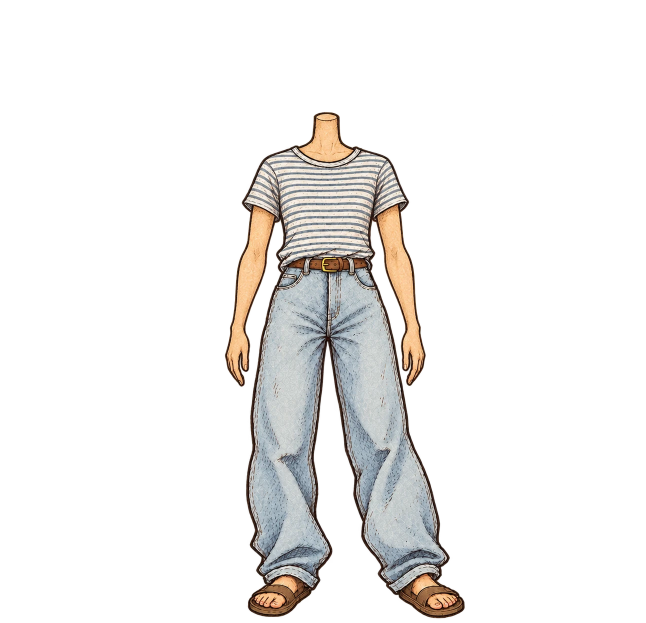
#> input picture assets/figure/poses/down.webp, 1292 x 1246 px, found by its file name (shown at 1/2 size)
$ python build_suit.py
#> lines starting #> are read from the running program, lines starting #| are printed output that depends on the picture; after the words box and inside, x2 and y2 are one past the last pixel; in counts of white or black regions, pixels touching at a corner belong together
# Готовит костюм (экраны Context / политика) из рисунков process/source/suit-*.png:
# подгоняет под размер фигуры в джинсах (поза down), пишет в assets/figure/suit/
# и печатает блок "suit" для figure.json. Для позы down ещё печатает клетки,
# на которые костюм рассыпается.
# Запуск: python3 tools/build_suit.py (нужны pillow, numpy)
import json, numpy as np
from PIL import Image

SRC = 'process/source/'; OUT = 'assets/figure/suit/'
CANVAS = (1292, 1246)
SOLE_Y, NECK_X = 1234, 645
POSES = ['up', 'wave', 'down']
PAD = {'up': 180, 'wave': 180, 'down': 0}   # запас по бокам холста для рук, px
CELL = 46                                    # размер «квадратика» при рассыпании, px холста

def shoulders(al, top):
    """Линия плеч (первая строка ниже шеи, где фигура резко шире) и ширина фигуры чуть ниже."""
    w = lambda y: (lambda xs: xs.max() - xs.min() if len(xs) else 0)(np.where(al[y])[0])
    neck_w = w(top + 20)
    y = next(y for y in range(top + 20, top + 400) if w(y) > neck_w * 4)
    return y, w(y + 60)

# эталон: фигура в джинсах, руки вниз
ja = np.array(Image.open('assets/figure/poses/down.webp').convert('RGBA'))[..., 3] > 128
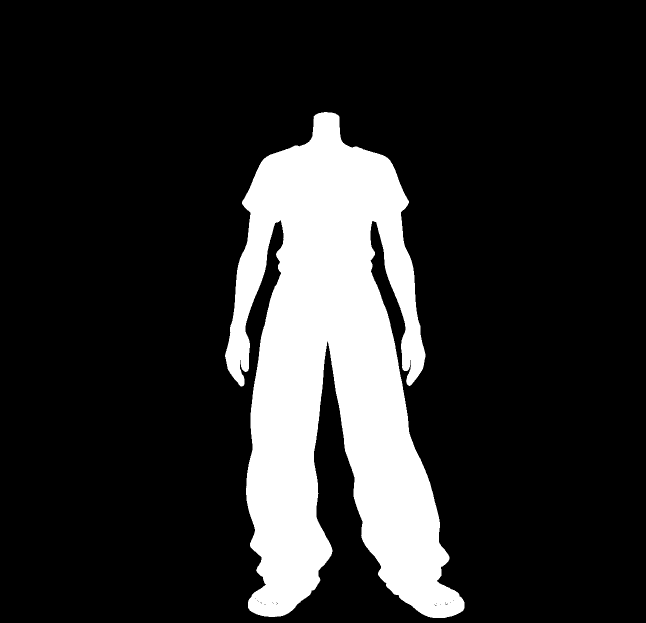
#> ja: shape (1246, 1292) bool (shown at 1/2 size); 16.9% white; 1 white region, box (x1, y1, x2, y2) and area: (450, 224, 929, 1236) 271586
jtop = next(y for y in range(len(ja)) if ja[y, 560:740].sum() > 5)
#> jtop = 224
J_SH_Y, J_SH_W = shoulders(ja, jtop)
#> in shoulders, `neck_w = w(top + 20)`: neck_w = 51
#> in shoulders, `y = next(y for y in range(top + 20, top + 400) if w(y) > neck_w * 4)`: y = 307
#> J_SH_Y = 307; J_SH_W = 296
J_NECK = 307.0                                # куда садится голова у позы down (figure.json)

# масштаб по позе down костюма — тот же для всех поз (рисунки в одном масштабе)
d = np.array(Image.open(SRC + 'suit-down.png').convert('RGBA'))[..., 3] > 128
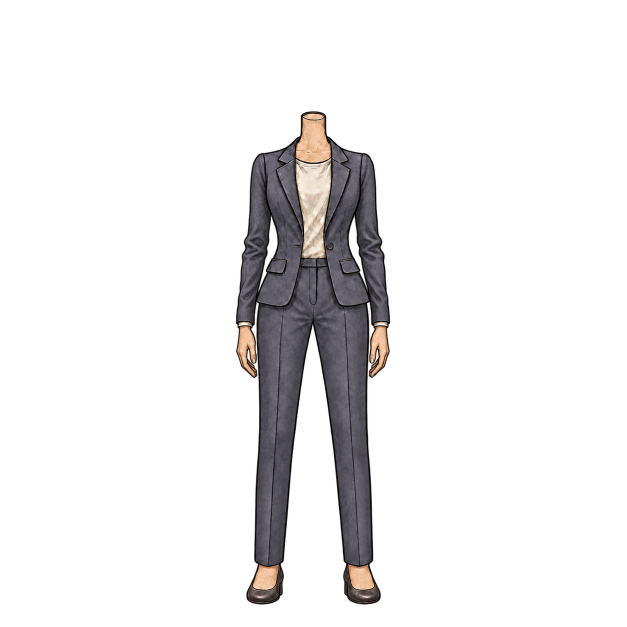
#> input picture process/source/suit-down.png, 1254 x 1254 px, found by its file name (shown at 1/2 size)
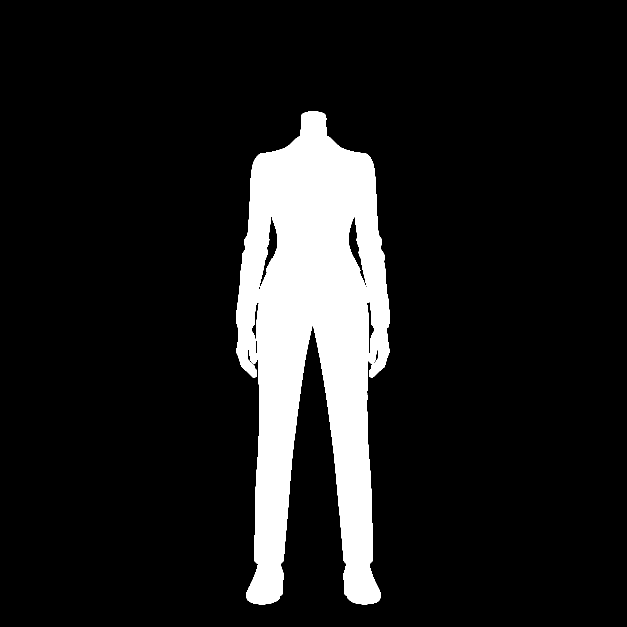
#> d: shape (1254, 1254) bool (shown at 1/2 size); 11.8% white; 1 white region, box (x1, y1, x2, y2) and area: (472, 223, 780, 1209) 185193
dys = np.where(d.any(1))[0]; dtop = next(y for y in range(len(d)) if d[y, 520:740].sum() > 5)
#> after `dys = np.where(d.any(1))[0]`: dys = 986 values from 223 to 1208
#> after `dtop = next((y for y in range(len(d)) if d[y, 520:740].sum() > 5))`: dtop = 223
D_SH_Y, D_SH_W = shoulders(d, dtop)
#> D_SH_Y = 306; D_SH_W = 250
SY = (SOLE_Y - J_SH_Y) / (dys.max() - D_SH_Y)  # плечи на той же высоте
#> SY = 1.03
SX = J_SH_W / D_SH_W                            # та же ширина плеч
#> SX = 1.18
NECK_ABOVE = J_SH_Y - J_NECK                    # голова над плечами — как у фигуры в джинсах
#> NECK_ABOVE = 0

meta = {'poses': {}}
for name in POSES:
    a = np.array(Image.open(SRC + f'suit-{name}.png').convert('RGBA'))
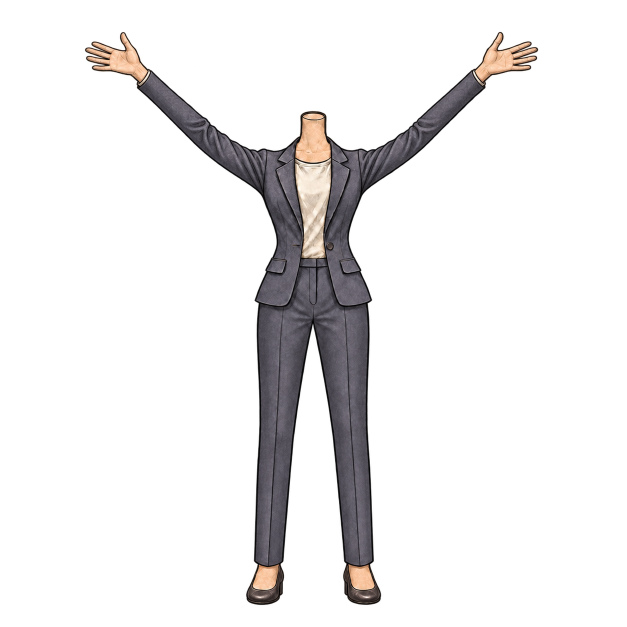
#> input picture process/source/suit-up.png, 1254 x 1254 px, found by its file name (shown at 1/2 size)
#> a is the input picture: shape (1254, 1254, 4); mean R, G, B, A 13.4, 12.1, 12.4, 31.9
    al = a[..., 3] > 128
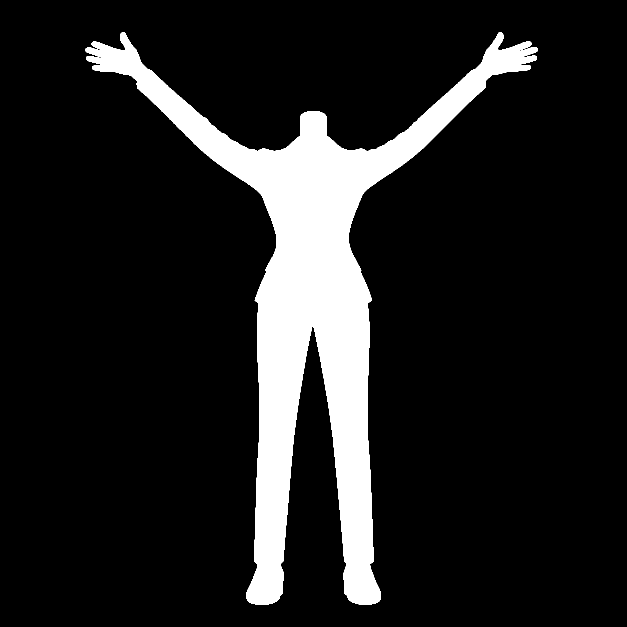
#> al: shape (1254, 1254) bool (shown at 1/2 size); 12.6% white; 1 white region, box (x1, y1, x2, y2) and area: (170, 64, 1076, 1210) 198290
    ys = np.where(al.any(1))[0]
#> ys = 1146 values from 64 to 1209
    top = next(y for y in range(len(al)) if al[y, 520:740].sum() > 5)
#> top = 222
    xs = np.where(al[top + 30, 520:740])[0] + 520
#> xs = 52 values from 601 to 652
    nx = (xs.min() + xs.max()) / 2
#> nx = 626.5
    pad = PAD[name]; canvas = (CANVAS[0] + 2 * pad, CANVAS[1])
    ax, bx = SX, NECK_X + pad - SX * nx
#> ax = 1.18; bx = 83.22
    ay, by = SY, SOLE_Y - SY * ys.max()
#> ay = 1.03; by = -8.51
    im = Image.fromarray(a).transform(canvas, Image.AFFINE, (1 / ax, 0, -bx / ax, 0, 1 / ay, -by / ay), resample=Image.BICUBIC)
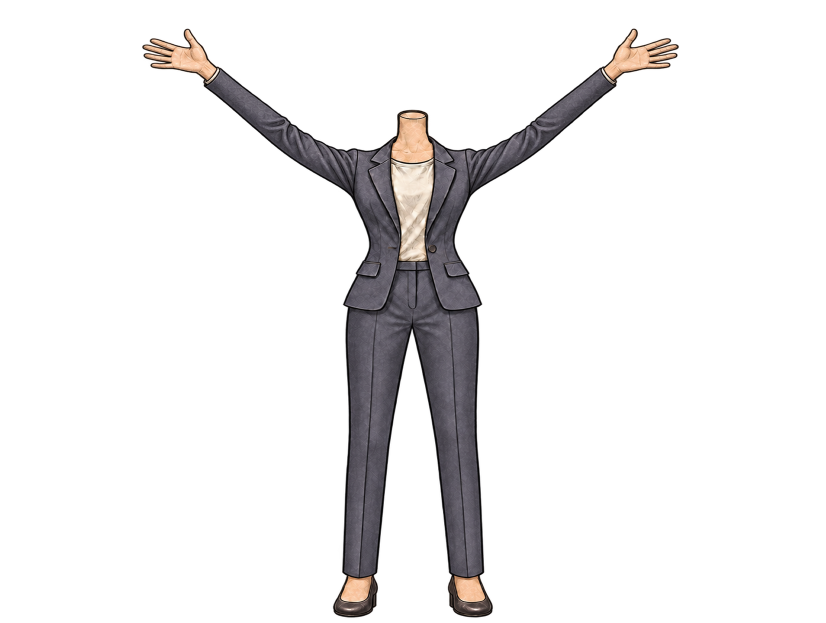
#> im: PIL image 1652x1246 RGBA (shown at 1/2 size); mean R, G, B, A 12.1, 11, 11.3, 29.6; transparent parts drawn white
    im.save(OUT + f'{name}.webp', quality=90)
    sh_y = ay * shoulders(al, top)[0] + by if name == 'down' else ay * D_SH_Y + by
#> sh_y = 306
    meta['poses'][name] = {'src': f'assets/figure/suit/{name}.webp', 'neck': [NECK_X, round(sh_y - NECK_ABOVE, 1)], 'pad': pad}
    if name == 'down':
        al2 = np.array(im)[..., 3]
        cells = []
        for y in range(0, CANVAS[1], CELL):
            for x in range(0, CANVAS[0], CELL):
                if (al2[y:y + CELL, x:x + CELL] > 40).sum() > CELL * CELL * 0.04:
                    cells.append([x, y])
        meta['crumble'] = {'cell': CELL, 'cells': cells}
#> pass 2 of the loop `for name in POSES:`:
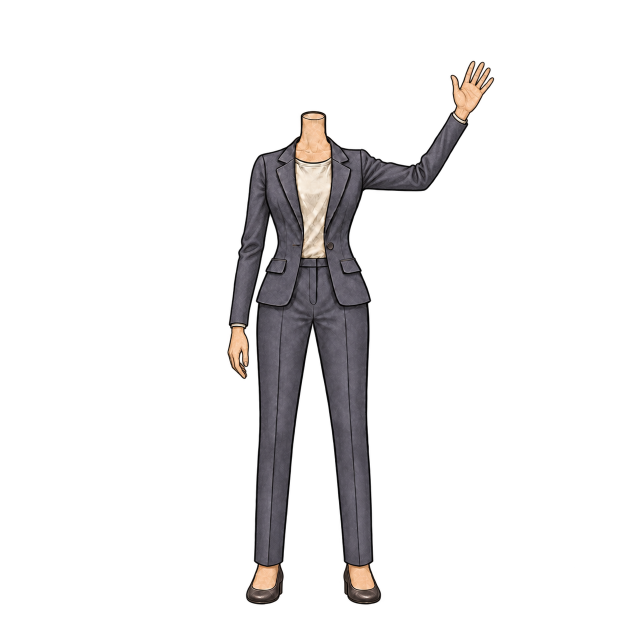
#> input picture process/source/suit-wave.png, 1254 x 1254 px, found by its file name (shown at 1/2 size)
#> a is the input picture: shape (1254, 1254, 4); mean R, G, B, A 12.5, 11.3, 11.6, 30.3
#> `al = a[..., 3] > 128`:
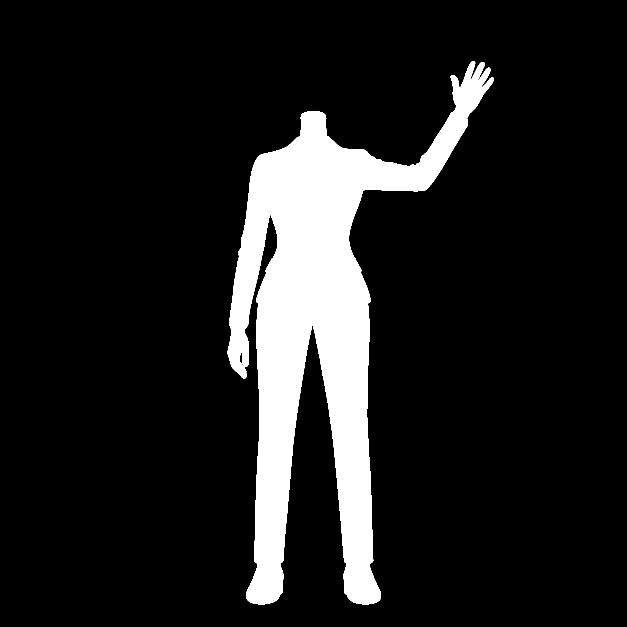
#> al: shape (1254, 1254) bool (shown at 1/2 size); 12% white; 1 white region, box (x1, y1, x2, y2) and area: (455, 122, 988, 1209) 188644
#> ys = 1087 values from 122 to 1208
#> xs = 50 values from 602 to 651
#> by = -7.48
#> `im = Image.fromarray(a).transform(canvas, Image.AFFINE, (1 / ax, 0, -b..`:
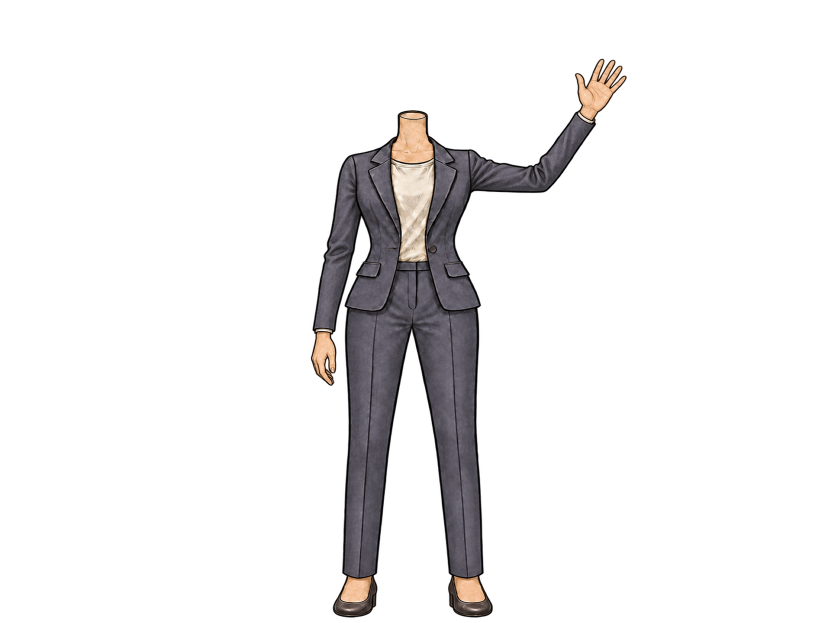
#> im: PIL image 1652x1246 RGBA (shown at 1/2 size); mean R, G, B, A 11.3, 10.3, 10.6, 28.2; transparent parts drawn white
#> sh_y = 307
meta['_fit'] = {'scaleX': round(SX, 3), 'scaleY': round(SY, 3)}
print(json.dumps(meta))
#> (printed output is left out)
